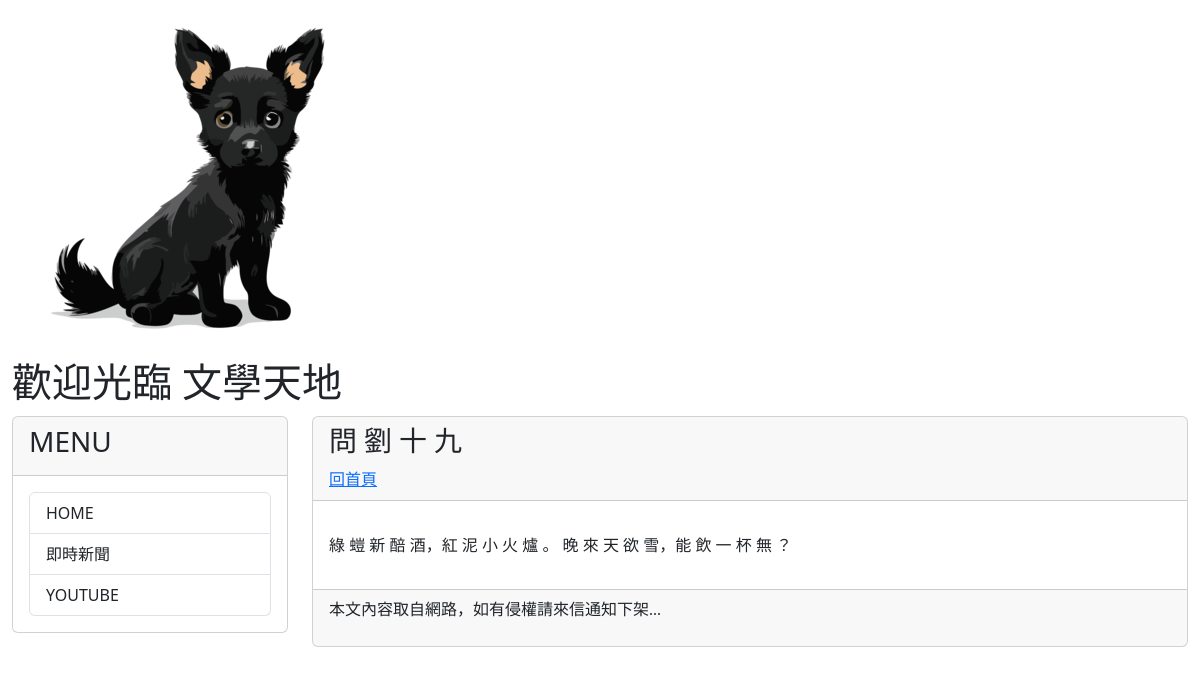
/post/liu19z/, run on the app's committed database.
### mysite/models.py (models this page shows, shortened)
class Post(models.Model):
    title = models.CharField(max_length=200)
    slug = models.CharField(max_length=200)
    body = models.TextField()
    pub_date = models.DateTimeField(auto_now_add=True) #自動取得現在時間
    class Meta:
        ordering = ('-pub_date',) #用pub_date去排序 -反向排序

### mysite/views.py (the view)
# urls.py: path('post/<slug:slug>/', mv.showpost, name="showpost"),
def showpost(request, slug):
    post = Post.objects.get(slug=slug)
    return render(request, 'post.html', locals())

### mysite/templatetags/markdown_extras.py (called while the page is built)
@register.filter
def convert_markdown(text):
    return markdown.markdown(text)

### mysite/templates/post.html (shortened to what this page needs)
{% extends "base2.html" %}
{% load markdown_extras %}
{% block headmessage %}
<h3 style='font-family:微軟正黑體;'>{{ post.title }}</h3>
<a style='font-family:微軟正黑體;' href='/'>回首頁</a>
{% endblock headmessage %}
{% block content %}
<p style='font-family:微軟正黑體;font-size:12pt;letter-spacing:2pt;'>
    {{ post.body | convert_markdown | safe }}</a>
</p>
{% endblock content %}

### data on the page
Post: title "問 劉 十 九", body|convert_markdown "綠 螘 新 醅 酒，紅 泥 小 火 爐 。 晚 來 天 欲 雪，能 飲 一 杯 無 ？"
